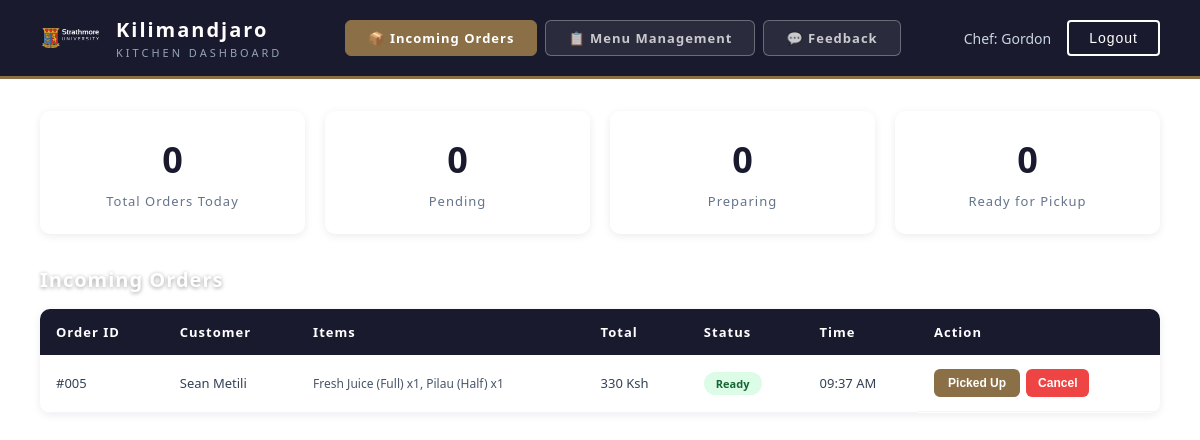
The page /Kitchen/Kitchen.php (signed in) on the database its author committed.
### tables this page shows
CREATE TABLE `order` (
  `OrderID` int(11) NOT NULL,
  `UserID` int(11) NOT NULL,
  `ChefID` int(11) NOT NULL,
  `Status` enum('Pending','Paid','Preparing','Ready','Picked Up') NOT NULL DEFAULT 'Pending',
  `Total` int(11) NOT NULL,
  `Time` timestamp NOT NULL DEFAULT current_timestamp()
);

CREATE TABLE `registration` (
  `UserID` int(11) NOT NULL,
  `First_name` varchar(50) NOT NULL,
  `Last_name` varchar(50) NOT NULL,
  `Gender` enum('M','F') NOT NULL,
  `Password` varchar(255) NOT NULL
);

### Kitchen/KitchenProcess.php (called while the page is built, shortened)
<?php
include "../connection.php";
$chef_id = $_SESSION['UserID'];
$orders = mysqli_query($conn, "
    SELECT o.OrderID, o.Status, o.Total, o.Time,
           r.First_name, r.Last_name
    FROM `order` o
    LEFT JOIN registration r ON o.UserID = r.UserID
    WHERE o.ChefID = '$chef_id'
    AND o.Status IN ('Paid','Preparing','Ready')
    ORDER BY FIELD(o.Status,'Paid','Preparing','Ready'), o.Time ASC
");
$today = date('Y-m-d');
$total_today = mysqli_fetch_assoc(mysqli_query($conn,
    "SELECT COUNT(*) AS cnt FROM `order`
     WHERE ChefID='$chef_id' AND DATE(Time)='$today'"));
$pending = mysqli_fetch_assoc(mysqli_query($conn,
    "SELECT COUNT(*) AS cnt FROM `order`
     WHERE ChefID='$chef_id' AND Status='Pending' AND DATE(Time)='$today'"));
$preparing = mysqli_fetch_assoc(mysqli_query($conn,
    "SELECT COUNT(*) AS cnt FROM `order`
     WHERE ChefID='$chef_id' AND Status='Preparing' AND DATE(Time)='$today'"));
$ready = mysqli_fetch_assoc(mysqli_query($conn,
    "SELECT COUNT(*) AS cnt FROM `order`
     WHERE ChefID='$chef_id' AND Status='Ready' AND DATE(Time)='$today'"));
?>

### Kitchen/Kitchen.php (the view, shortened to what this page needs)
<?php
include "KitchenProcess.php";
?>
<!DOCTYPE html>
<head>
    <link rel="stylesheet" href="Kitchen.css?v=20260411">
</head>
<body>
<div class="header">
    <div class="header-left">
        <img src="../Image/logo.png" alt="Kilimandjaro Logo">
        <div class="header-title">
            <h1>Kilimandjaro</h1>
            <p>KITCHEN DASHBOARD</p>
        </div>
    </div>
    <div class="tab-nav">
        <button class="tab-btn active">📦 Incoming Orders</button>
        <button class="tab-btn" onclick="window.location='KitchenMenu.php'">📋 Menu Management</button>
        <button class="tab-btn" onclick="window.location='KitchenFeedback.php'">💬 Feedback</button>
    </div>
    <div class="header-right">
        <span class="chef-name">Chef: <?php echo $_SESSION['First_name']; ?></span>
        <a href="../Auth/Logout.php"><button class="logout-btn">Logout</button></a>
    </div>
</div>
<div class="main">
    <div class="stat-cards">
        <div class="stat-card clickable" onclick="toggleTodayOrders()">
            <h2><?php echo $total_today['cnt']; ?></h2>
            <p>Total Orders Today</p>
        </div>
        <div class="stat-card pending">
            <h2><?php echo $pending['cnt']; ?></h2>
            <p>Pending</p>
        </div>
        <div class="stat-card preparing">
            <h2><?php echo $preparing['cnt']; ?></h2>
            <p>Preparing</p>
        </div>
        <div class="stat-card ready">
            <h2><?php echo $ready['cnt']; ?></h2>
            <p>Ready for Pickup</p>
        </div>
    </div>
    <h2 class="section-title">Incoming Orders</h2>
    <div class="table-container">
        <table>
            <thead>
                <tr>
                    <th>Order ID</th><th>Customer</th><th>Items</th>
                    <th>Total</th><th>Status</th><th>Time</th><th>Action</th>
                </tr>
            </thead>
            <tbody>
            <?php
            while($o = mysqli_fetch_assoc($orders)){
                $status = $o['Status'];
                $order_items = mysqli_query($conn, "
                    SELECT m.Item, mo.Quantity, COUNT(mo.OptionID) AS cnt
                    FROM menu_option mo
                    JOIN menu m ON mo.ItemID = m.ItemID
                    WHERE mo.OrderID = " . intval($o['OrderID']) . "
                    GROUP BY m.Item, mo.Quantity
                ");
                $parts = [];
                if($order_items && mysqli_num_rows($order_items) > 0){
                    while($oi = mysqli_fetch_assoc($order_items)){
                        $parts[] = $oi['Item'] . ' (' . $oi['Quantity'] . ') x' . $oi['cnt'];
                    }
                }
            ?>
            <tr>
                <td>#<?php echo str_pad($o['OrderID'], 3, '0', STR_PAD_LEFT); ?></td>
                <td><?php echo $o['First_name'] . ' ' . $o['Last_name']; ?></td>
                <td class="items-list"><?php echo !empty($parts) ? implode(', ', $parts) : '—'; ?></td>
                <td><?php echo $o['Total']; ?> Ksh</td>
                <td>
                    <?php
                    if($status == 'Paid')
                        echo '<span class="badge badge-paid">Paid</span>';
                    elseif($status == 'Preparing')
                        echo '<span class="badge badge-progress">Preparing</span>';
                    elseif($status == 'Ready')
                        echo '<span class="badge badge-ready">Ready</span>';
                    else
                        echo '<span class="badge badge-pending">Paid</span>';
                    ?>
                </td>
                <td><?php echo date('h:i A', strtotime($o['Time'])); ?></td>
                <td style="display:flex; gap:6px; flex-wrap:wrap; align-items:center;">
                    <?php if($status == 'Paid'){ ?>
                        <form action="Kitchen.php" method="POST" style="display:inline;">
                            <input type="hidden" name="update_status" value="1">
                            <input type="hidden" name="OrderID" value="<?php echo $o['OrderID']; ?>">
                            <input type="hidden" name="new_status" value="Preparing">
                            <button type="submit" class="btn-preparing">Preparing</button>
                        </form>
                        <form action="Kitchen.php" method="POST" style="display:inline;">
                            <input type="hidden" name="update_status" value="1">
                            <input type="hidden" name="OrderID" value="<?php echo $o['OrderID']; ?>">
                            <input type="hidden" name="new_status" value="Ready">
                            <button type="submit" class="btn-ready">Mark Ready</button>
                        </form>
                    <?php } elseif($status == 'Ready'){ ?>
                        <form action="Kitchen.php" method="POST" style="display:inline;">
                            <button type="submit" class="btn-pickedup">Picked Up</button>
                        </form>
                    <?php } ?>
                    <form action="Kitchen.php" method="POST" style="display:inline;"
                          onsubmit="return confirm('Cancel this order?')">
                        <button type="submit" class="btn-delete">Cancel</button>
                    </form>
                </td>
            </tr>
            <?php } ?>
            </tbody>
        </table>
    </div>
</div>
</body>
</html>

### Kitchen/Kitchen.css (style rules this page uses)
* { box-sizing: border-box; margin: 0; padding: 0; }
body { font-family: 'Segoe UI', sans-serif; background-image: url('../Image/167.jpg'); background-size: cover; background-position: center; background-attachment: fixed; min-height: 100vh; }
.header { background: #1a1a2e; padding: 16px 40px; display: flex; justify-content: space-between; align-items: center; border-bottom: 3px solid #8b6f47; }
.header-left { display: flex; align-items: center; gap: 16px; }
.header-left img { width: 60px; height: 40px; object-fit: contain; }
.header-title h1 { font-size: 20px; color: white; letter-spacing: 2px; }
.header-title p { font-size: 11px; color: #94a3b8; letter-spacing: 3px; margin-top: 2px; }
.header-right { display: flex; align-items: center; gap: 16px; }
.chef-name { color: #cbd5e1; font-size: 14px; }
.logout-btn { background: transparent; color: white; border: 2px solid white; padding: 8px 20px; border-radius: 4px; cursor: pointer; font-size: 14px; letter-spacing: 1px; transition: background 0.3s; }
.tab-nav { display: flex; gap: 8px; align-items: center; }
.tab-btn { padding: 8px 22px; font-size: 13px; font-weight: 600; letter-spacing: 1px; cursor: pointer; border: 1px solid rgba(255,255,255,0.3); background: rgba(255,255,255,0.08); color: rgba(255,255,255,0.75); border-radius: 6px; transition: all 0.2s; outline: none; font-family: 'Segoe UI', sans-serif; }
.tab-btn.active { background: #8b6f47; color: white; border-color: #8b6f47; }
.main { padding: 32px 40px; }
.stat-cards { display: grid; grid-template-columns: repeat(4, 1fr); gap: 20px; margin-bottom: 32px; }
.stat-card { background: white; border-radius: 10px; padding: 24px; text-align: center; box-shadow: 0 2px 8px rgba(0,0,0,0.08); }
.stat-card h2 { font-size: 36px; color: #1a1a2e; margin-bottom: 8px; }
.stat-card p { font-size: 13px; color: #64748b; letter-spacing: 1px; }
.section-title { font-size: 20px; color: white; margin-bottom: 16px; letter-spacing: 1px; text-shadow: 0 1px 4px rgba(0,0,0,0.4); }
.table-container { background: white; border-radius: 10px; overflow: hidden; box-shadow: 0 2px 8px rgba(0,0,0,0.08); }
table { width: 100%; border-collapse: collapse; }
thead { background: #1a1a2e; }
th { padding: 14px 16px; text-align: left; color: white; font-size: 13px; letter-spacing: 1px; }
td { padding: 14px 16px; border-bottom: 1px solid #f1f5f9; color: #334155; font-size: 13px; }
.badge { padding: 4px 12px; border-radius: 20px; font-size: 11px; font-weight: 700; display: inline-block; }
.badge-ready { background: #dcfce7; color: #166534; }
.btn-pickedup { background: #8b6f47; color: white; border: none; padding: 7px 14px; border-radius: 6px; cursor: pointer; font-size: 12px; font-weight: 600; }
.btn-delete { background: #ef4444; color: white; border: none; padding: 7px 12px; border-radius: 6px; cursor: pointer; font-size: 12px; font-weight: 600; }
.items-list { font-size: 12px; color: #475569; }
.stat-card.clickable { cursor: pointer; transition: transform 0.15s, box-shadow 0.15s; }

### rows shown on the page
order: OrderID "005", UserID.First_name "Sean", UserID.Last_name "Metili", parts "Fresh Juice (Full) x1, Pilau (Half) x1", Total "330", Status "Ready", Time "09:37 AM"

### other values the page prints
$_SESSION['First_name'] "Gordon"
$total_today['cnt'] "0"
$pending['cnt'] "0"
$preparing['cnt'] "0"
$ready['cnt'] "0"
